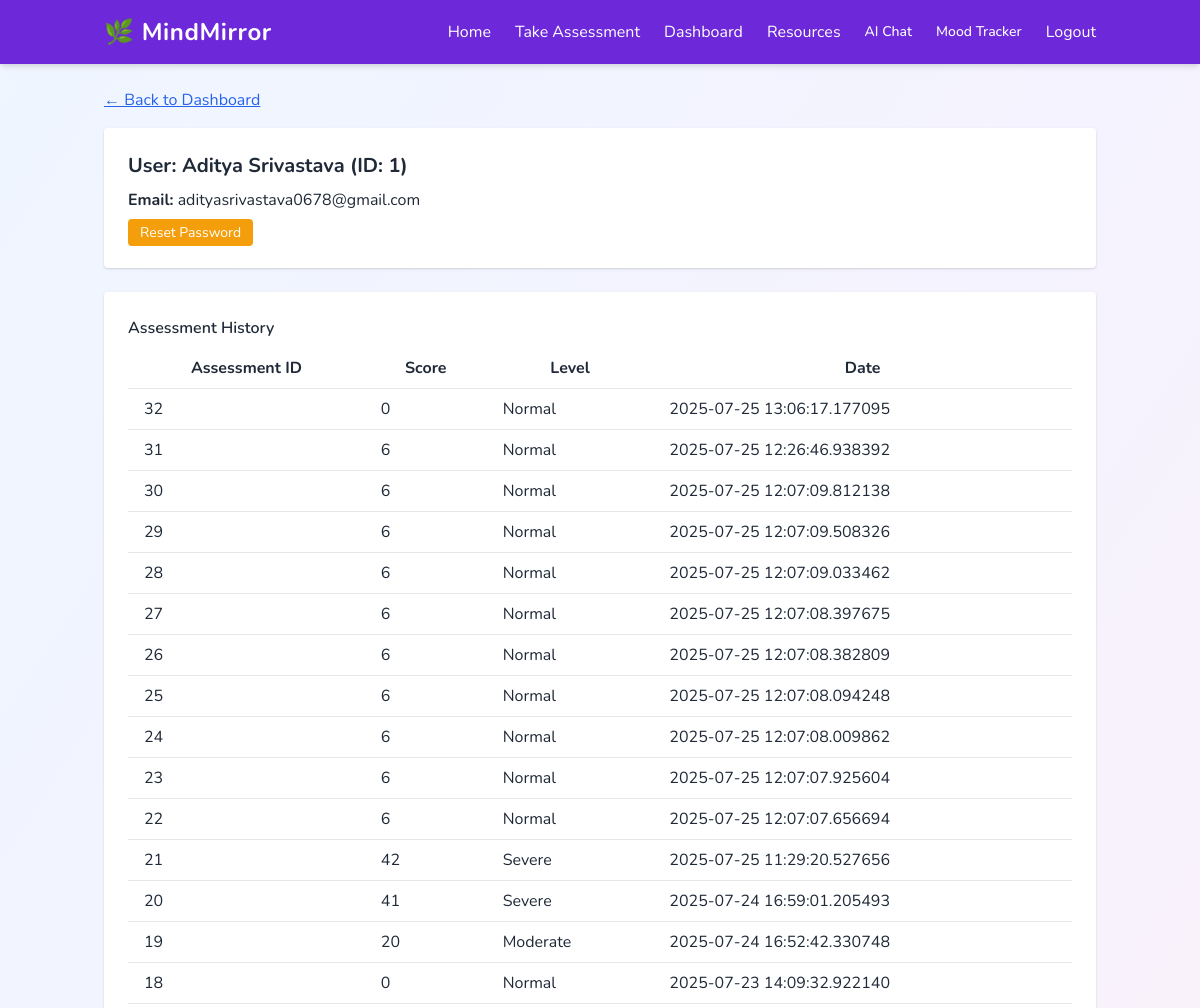
Before: /admin/user/1 (signed in, upper part) with the older database file.
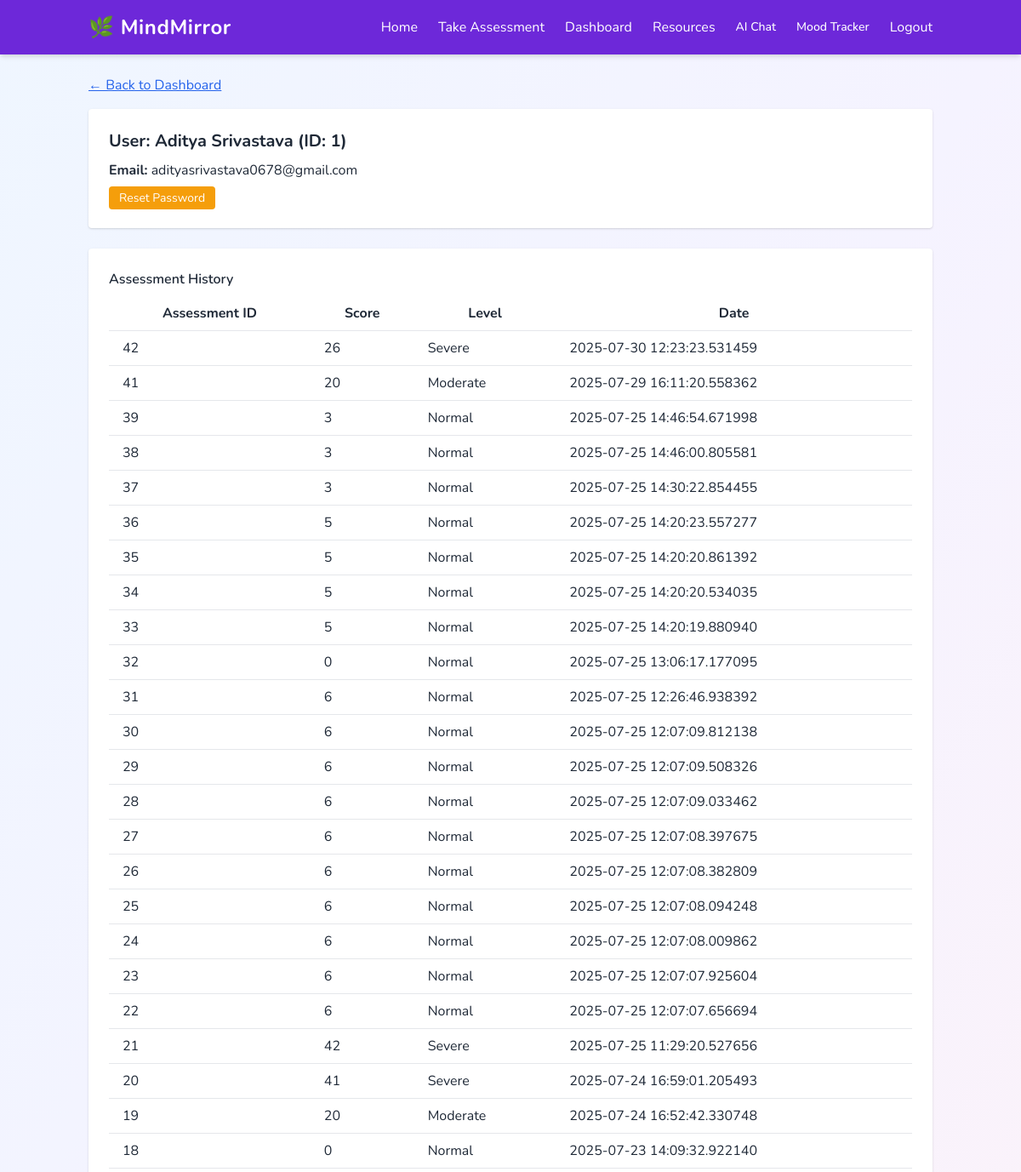
After: the same page with the newer database file.
### tables this page shows
CREATE TABLE assessments (
                id INTEGER PRIMARY KEY AUTOINCREMENT,
                user_id INTEGER,
                answers TEXT,
                score INTEGER,
                level TEXT,
                created_at TIMESTAMP
            );

### admin_routes.py (the view)
@admin_bp.route('/user/<int:user_id>')
@admin_login_required
def user_detail(user_id):
    with sqlite3.connect('mindmirror.db') as conn:
        c = conn.cursor()
        c.execute("SELECT id, name, email FROM users WHERE id = ?", (user_id,))
        user = c.fetchone()
        c.execute("SELECT id, score, level, created_at FROM assessments WHERE user_id = ? ORDER BY created_at DESC", (user_id,))
        assessments = c.fetchall()
    return render_template('user_detail.html', user=user, assessments=assessments)

### admin_routes.py (called while the page is built)
def admin_login_required(f):
    from functools import wraps
    @wraps(f)
    def decorated_function(*args, **kwargs):
        if not session.get('admin'):
            return redirect(url_for('admin.admin_login'))
        return f(*args, **kwargs)
    return decorated_function

### templates/user_detail.html (shortened to what this page needs)
{% extends "base.html" %}
{% block content %}
<a href="{{ url_for('admin.admin_dashboard') }}" class="text-blue-600 underline mb-4 inline-block">&larr; Back to Dashboard</a>
<div class="bg-white p-6 rounded shadow mb-6">
    <h2 class="text-xl font-bold mb-2">User: {{ user[1] }} (ID: {{ user[0] }})</h2>
    <p class="mb-2"><strong>Email:</strong> {{ user[2] }}</p>
    <a href="{{ url_for('admin.reset_password', user_id=user[0]) }}" class="bg-yellow-500 text-white px-3 py-1 rounded hover:bg-yellow-600 text-sm">Reset Password</a>
</div>
<div class="bg-white p-6 rounded shadow">
    <h3 class="font-semibold mb-2">Assessment History</h3>
    <table class="min-w-full">
        <thead>
            <tr>
                <th class="py-2 px-4">Assessment ID</th>
                <th class="py-2 px-4">Score</th>
                <th class="py-2 px-4">Level</th>
                <th class="py-2 px-4">Date</th>
            </tr>
        </thead>
        <tbody>
            {% for a in assessments %}
            <tr class="border-t">
                <td class="py-2 px-4">{{ a[0] }}</td>
                <td class="py-2 px-4">{{ a[1] }}</td>
                <td class="py-2 px-4">{{ a[2] }}</td>
                <td class="py-2 px-4">{{ a[3] }}</td>
            </tr>
            {% else %}
            <tr>
                <td colspan="4" class="py-2 px-4 text-center">No assessments found.</td>
            </tr>
            {% endfor %}
        </tbody>
    </table>
</div>
{% endblock %}

Changed rows visible on the page:
added assessments: id "42", score "26", level "Severe", created_at "2025-07-30 12:23:23.531459"
added assessments: id "41", score "20", level "Moderate", created_at "2025-07-29 16:11:20.558362"
added assessments: id "39", score "3", level "Normal", created_at "2025-07-25 14:46:54.671998"
added assessments: id "38", score "3", level "Normal", created_at "2025-07-25 14:46:00.805581"
added assessments: id "37", score "3", level "Normal", created_at "2025-07-25 14:30:22.854455"
added assessments: id "36", score "5", level "Normal", created_at "2025-07-25 14:20:23.557277"
added assessments: id "35", score "5", level "Normal", created_at "2025-07-25 14:20:20.861392"
added assessments: id "34", score "5", level "Normal", created_at "2025-07-25 14:20:20.534035"
added assessments: id "33", score "5", level "Normal", created_at "2025-07-25 14:20:19.880940"
